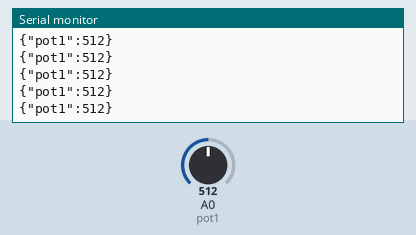
This sketch was run on a simulated Arduino Uno, built with avr-gcc and run on an emulated ATmega328P. On the bench: the last lines printed to the serial monitor. The inputs (shaded band) are chosen by the test bench; at power-on: A0 (pot1) = 512.

Above: at 1.2 s.
1.3 s: A0 (pot1) set to 716
At 1.41 s:
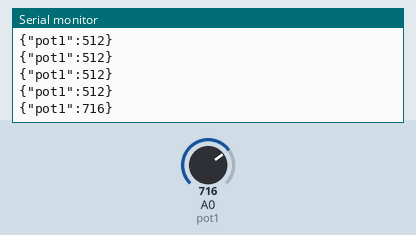
2.8 s: A0 (pot1) set to 900
At 2.82 s:
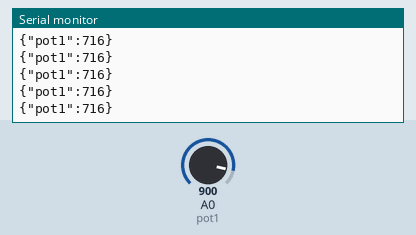
Timing chart, 0 to 5.8 s (numbered marks = the images above; inputs shaded):
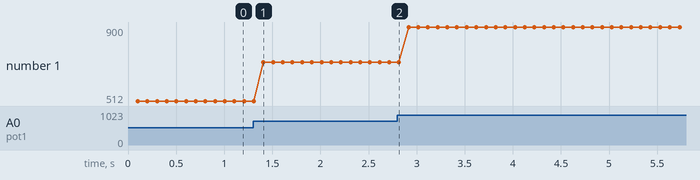

The sketch:

envoi_arduino.ino
```cpp
int pot1 = A0;
int val1;

void setup()
{
  Serial.begin(9600);
}

void loop()
{
  val1 = analogRead(pot1);
  delay(100);

  String json;

  //json = "{\"controle\":{\"pot1\":";
  json = "{\"pot1\":";
  json = json + val1;
  json = json + "}";

  Serial.println(json);
}
```

Measured:
- after the input at 1.3 s, the serial monitor: prints a new line after 0.11 s (image 1)
- plotted number 1: 512 → 716 after the input at 1.3 s, 716 → 900 after the input at 2.8 s
